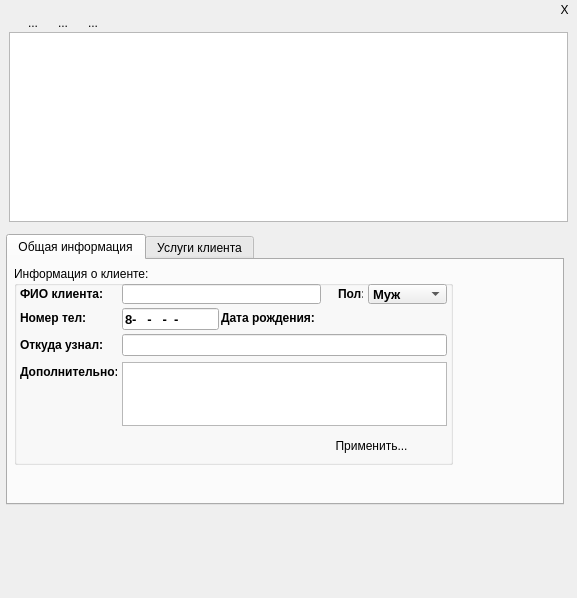
<?xml version="1.0" encoding="UTF-8"?>
<ui version="4.0">
 <class>frmClients</class>
 <widget class="QFrame" name="frmClients">
  <property name="geometry">
   <rect>
    <x>0</x>
    <y>0</y>
    <width>577</width>
    <height>598</height>
   </rect>
  </property>
  <property name="mouseTracking">
   <bool>true</bool>
  </property>
  <property name="windowTitle">
   <string>Frame</string>
  </property>
  <property name="frameShape">
   <enum>QFrame::NoFrame</enum>
  </property>
  <property name="frameShadow">
   <enum>QFrame::Raised</enum>
  </property>
  <widget class="QTableView" name="tableView">
   <property name="geometry">
    <rect>
     <x>9</x>
     <y>32</y>
     <width>559</width>
     <height>190</height>
    </rect>
   </property>
   <property name="selectionBehavior">
    <enum>QAbstractItemView::SelectRows</enum>
   </property>
  </widget>
  <widget class="QWidget" name="horizontalLayoutWidget">
   <property name="geometry">
    <rect>
     <x>12</x>
     <y>3</y>
     <width>85</width>
     <height>24</height>
    </rect>
   </property>
   <layout class="QHBoxLayout" name="horizontalLayout">
    <property name="sizeConstraint">
     <enum>QLayout::SetMinimumSize</enum>
    </property>
    <item>
     <widget class="QToolButton" name="toolButton_4">
      <property name="text">
       <string>...</string>
      </property>
      <property name="icon">
       <iconset resource="icons.qrc">
        <normaloff>:/res/icons/7.ico</normaloff>:/res/icons/7.ico</iconset>
      </property>
      <property name="autoRaise">
       <bool>true</bool>
      </property>
     </widget>
    </item>
    <item>
     <widget class="QToolButton" name="edit_button">
      <property name="text">
       <string>...</string>
      </property>
      <property name="icon">
       <iconset resource="icons.qrc">
        <normaloff>:/res/icons/11.ico</normaloff>:/res/icons/11.ico</iconset>
      </property>
      <property name="autoRaise">
       <bool>true</bool>
      </property>
     </widget>
    </item>
    <item>
     <widget class="QToolButton" name="del_button">
      <property name="text">
       <string>...</string>
      </property>
      <property name="icon">
       <iconset resource="icons.qrc">
        <normaloff>:/res/icons/5.ico</normaloff>:/res/icons/5.ico</iconset>
      </property>
      <property name="autoRaise">
       <bool>true</bool>
      </property>
     </widget>
    </item>
   </layout>
  </widget>
  <widget class="QTabWidget" name="ClientTabs">
   <property name="geometry">
    <rect>
     <x>6</x>
     <y>234</y>
     <width>558</width>
     <height>271</height>
    </rect>
   </property>
   <property name="currentIndex">
    <number>0</number>
   </property>
   <widget class="QWidget" name="tab">
    <attribute name="title">
     <string>Общая информация</string>
    </attribute>
    <widget class="QGroupBox" name="groupBox">
     <property name="geometry">
      <rect>
       <x>6</x>
       <y>6</y>
       <width>439</width>
       <height>199</height>
      </rect>
     </property>
     <property name="title">
      <string>Информация о клиенте:</string>
     </property>
     <widget class="QLineEdit" name="OtkudaEdit">
      <property name="enabled">
       <bool>true</bool>
      </property>
      <property name="geometry">
       <rect>
        <x>108</x>
        <y>68</y>
        <width>325</width>
        <height>22</height>
       </rect>
      </property>
      <property name="font">
       <font>
        <pointsize>10</pointsize>
        <weight>75</weight>
        <bold>true</bold>
        <stylestrategy>PreferDefault</stylestrategy>
       </font>
      </property>
      <property name="readOnly">
       <bool>false</bool>
      </property>
     </widget>
     <widget class="QLineEdit" name="FIOEdit">
      <property name="enabled">
       <bool>true</bool>
      </property>
      <property name="geometry">
       <rect>
        <x>108</x>
        <y>18</y>
        <width>199</width>
        <height>20</height>
       </rect>
      </property>
      <property name="font">
       <font>
        <pointsize>10</pointsize>
        <weight>75</weight>
        <bold>true</bold>
        <stylestrategy>PreferDefault</stylestrategy>
       </font>
      </property>
      <property name="readOnly">
       <bool>false</bool>
      </property>
     </widget>
     <widget class="QLabel" name="label">
      <property name="geometry">
       <rect>
        <x>6</x>
        <y>20</y>
        <width>91</width>
        <height>16</height>
       </rect>
      </property>
      <property name="font">
       <font>
        <weight>75</weight>
        <italic>false</italic>
        <bold>true</bold>
       </font>
      </property>
      <property name="mouseTracking">
       <bool>true</bool>
      </property>
      <property name="text">
       <string>ФИО клиента:</string>
      </property>
      <property name="textFormat">
       <enum>Qt::AutoText</enum>
      </property>
      <property name="textInteractionFlags">
       <set>Qt::LinksAccessibleByMouse</set>
      </property>
     </widget>
     <widget class="QLineEdit" name="Nom_Edit">
      <property name="enabled">
       <bool>true</bool>
      </property>
      <property name="geometry">
       <rect>
        <x>108</x>
        <y>42</y>
        <width>97</width>
        <height>22</height>
       </rect>
      </property>
      <property name="font">
       <font>
        <pointsize>10</pointsize>
        <weight>75</weight>
        <bold>true</bold>
        <stylestrategy>PreferDefault</stylestrategy>
       </font>
      </property>
      <property name="inputMask">
       <string>8-999-999-99-99; </string>
      </property>
      <property name="readOnly">
       <bool>false</bool>
      </property>
     </widget>
     <widget class="QLabel" name="label_2">
      <property name="geometry">
       <rect>
        <x>6</x>
        <y>44</y>
        <width>91</width>
        <height>16</height>
       </rect>
      </property>
      <property name="font">
       <font>
        <weight>75</weight>
        <bold>true</bold>
       </font>
      </property>
      <property name="text">
       <string>Номер тел:</string>
      </property>
     </widget>
     <widget class="QLabel" name="label_3">
      <property name="geometry">
       <rect>
        <x>207</x>
        <y>44</y>
        <width>103</width>
        <height>16</height>
       </rect>
      </property>
      <property name="font">
       <font>
        <weight>75</weight>
        <bold>true</bold>
       </font>
      </property>
      <property name="text">
       <string>Дата рождения:</string>
      </property>
     </widget>
     <widget class="QTextEdit" name="InfoEdit">
      <property name="enabled">
       <bool>true</bool>
      </property>
      <property name="geometry">
       <rect>
        <x>108</x>
        <y>96</y>
        <width>325</width>
        <height>64</height>
       </rect>
      </property>
      <property name="font">
       <font>
        <pointsize>10</pointsize>
        <weight>75</weight>
        <bold>true</bold>
        <stylestrategy>PreferDefault</stylestrategy>
       </font>
      </property>
      <property name="readOnly">
       <bool>false</bool>
      </property>
     </widget>
     <widget class="QLabel" name="label_4">
      <property name="geometry">
       <rect>
        <x>6</x>
        <y>71</y>
        <width>91</width>
        <height>16</height>
       </rect>
      </property>
      <property name="font">
       <font>
        <weight>75</weight>
        <bold>true</bold>
       </font>
      </property>
      <property name="text">
       <string>Откуда узнал:</string>
      </property>
     </widget>
     <widget class="QLabel" name="label_5">
      <property name="geometry">
       <rect>
        <x>6</x>
        <y>98</y>
        <width>97</width>
        <height>16</height>
       </rect>
      </property>
      <property name="font">
       <font>
        <weight>75</weight>
        <bold>true</bold>
       </font>
      </property>
      <property name="text">
       <string>Дополнительно:</string>
      </property>
     </widget>
     <widget class="QPushButton" name="ApplyBut">
      <property name="geometry">
       <rect>
        <x>306</x>
        <y>168</y>
        <width>103</width>
        <height>23</height>
       </rect>
      </property>
      <property name="text">
       <string>Применить...</string>
      </property>
      <property name="icon">
       <iconset resource="icons.qrc">
        <normaloff>:/res/icons/6.ico</normaloff>:/res/icons/6.ico</iconset>
      </property>
      <property name="checkable">
       <bool>false</bool>
      </property>
      <property name="autoDefault">
       <bool>false</bool>
      </property>
      <property name="default">
       <bool>true</bool>
      </property>
      <property name="flat">
       <bool>true</bool>
      </property>
     </widget>
     <widget class="QComboBox" name="Pol">
      <property name="geometry">
       <rect>
        <x>354</x>
        <y>18</y>
        <width>79</width>
        <height>20</height>
       </rect>
      </property>
      <property name="font">
       <font>
        <pointsize>10</pointsize>
        <weight>75</weight>
        <bold>true</bold>
        <stylestrategy>PreferDefault</stylestrategy>
       </font>
      </property>
      <item>
       <property name="text">
        <string>Муж</string>
       </property>
      </item>
      <item>
       <property name="text">
        <string>Жен</string>
       </property>
      </item>
     </widget>
     <widget class="QLabel" name="label_7">
      <property name="geometry">
       <rect>
        <x>324</x>
        <y>20</y>
        <width>25</width>
        <height>16</height>
       </rect>
      </property>
      <property name="font">
       <font>
        <weight>75</weight>
        <bold>true</bold>
       </font>
      </property>
      <property name="text">
       <string>Пол:</string>
      </property>
     </widget>
     <widget class="QDateLineEdit" name="dateEdit">
      <property name="geometry">
       <rect>
        <x>306</x>
        <y>42</y>
        <width>127</width>
        <height>22</height>
       </rect>
      </property>
      <property name="font">
       <font>
        <pointsize>10</pointsize>
        <weight>75</weight>
        <bold>true</bold>
        <stylestrategy>PreferDefault</stylestrategy>
       </font>
      </property>
     </widget>
    </widget>
   </widget>
   <widget class="QWidget" name="tab_2">
    <attribute name="title">
     <string>Услуги клиента</string>
    </attribute>
    <widget class="QTableView" name="tClient_history">
     <property name="geometry">
      <rect>
       <x>6</x>
       <y>18</y>
       <width>541</width>
       <height>223</height>
      </rect>
     </property>
    </widget>
    <widget class="QLabel" name="label_6">
     <property name="geometry">
      <rect>
       <x>6</x>
       <y>0</y>
       <width>187</width>
       <height>16</height>
      </rect>
     </property>
     <property name="font">
      <font>
       <pointsize>9</pointsize>
       <weight>75</weight>
       <italic>true</italic>
       <bold>true</bold>
      </font>
     </property>
     <property name="text">
      <string>История посещения солона:</string>
     </property>
    </widget>
   </widget>
  </widget>
  <widget class="QToolButton" name="closeFrame">
   <property name="geometry">
    <rect>
     <x>552</x>
     <y>0</y>
     <width>25</width>
     <height>19</height>
    </rect>
   </property>
   <property name="text">
    <string>Х</string>
   </property>
   <property name="autoRaise">
    <bool>true</bool>
   </property>
  </widget>
 </widget>
 <layoutdefault spacing="6" margin="9"/>
 <customwidgets>
  <customwidget>
   <class>QDateLineEdit</class>
   <extends>QWidget</extends>
   <header>qdatelineedit.h</header>
  </customwidget>
 </customwidgets>
 <resources>
  <include location="icons.qrc"/>
 </resources>
 <connections/>
 <designerdata>
  <property name="gridDeltaX">
   <number>6</number>
  </property>
  <property name="gridDeltaY">
   <number>6</number>
  </property>
  <property name="gridSnapX">
   <bool>true</bool>
  </property>
  <property name="gridSnapY">
   <bool>true</bool>
  </property>
  <property name="gridVisible">
   <bool>true</bool>
  </property>
 </designerdata>
</ui>
